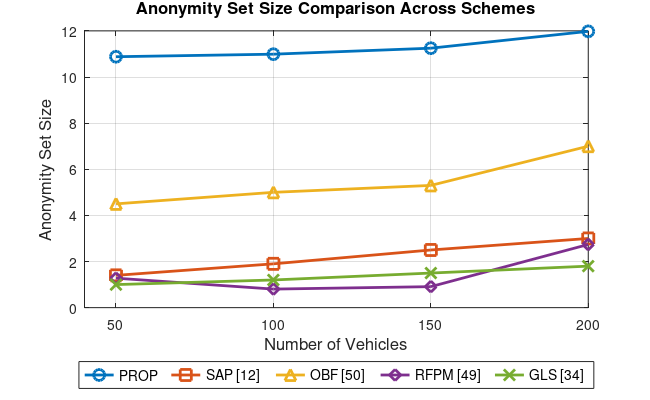

MATLAB code to generate this figure:
% Vehicle IDs
x = [50, 100, 150, 200];

% Anonymity Set Sizes for each scheme
proposed      = [10.88, 10.99, 11.25, 11.98];
safety_aware  = [1.4, 1.9, 2.5, 3.0];
obfuscation   = [4.5, 5.0, 5.3, 7.0];
rfpm          = [1.2781, 0.8047, 0.9107, 2.7396];
group_leader  = [1.0, 1.2, 1.5, 1.8];

% Create figure
figure;

% Plot each scheme with distinct markers
plot(x, proposed, '-o', 'LineWidth', 2, 'MarkerSize', 8); hold on;
plot(x, safety_aware, '-s', 'LineWidth', 2, 'MarkerSize', 8);
plot(x, obfuscation, '-^', 'LineWidth', 2, 'MarkerSize', 8);
plot(x, rfpm, '-d', 'LineWidth', 2, 'MarkerSize', 8);
plot(x, group_leader, '-x', 'LineWidth', 2, 'MarkerSize', 8);

% Labels and title
xlabel('Number of Vehicles', 'FontSize', 12);
ylabel('Anonymity Set Size', 'FontSize', 12);
title('Anonymity Set Size Comparison Across Schemes', 'FontSize', 12);

% Legend placed outside to avoid overlap
legend({'PROP', 'SAP [12]', 'OBF [50]', 'RFPM [49]', 'GLS [34]'}, ...
       'Location', 'southoutside', 'Orientation', 'horizontal', 'FontSize', 10);

% Axis ticks and limits
xticks(x);
yticks(0:2:12);
ylim([0 12]);
grid on;

% Tight layout to remove excess white space
set(gca, 'LooseInset', max(get(gca,'TightInset'), 0.02));

% Adjust layout to prevent clipping
set(gca, 'LooseInset', max(get(gca,'TightInset'), 0.02));
set(gcf, 'Units', 'inches', 'Position', [1, 1, 6.5, 4]);  % Wider figure
set(gcf, 'PaperPositionMode', 'auto');

% Export with full layout and vector quality
exportgraphics(gcf, 'Anonymity_set_size_plot.pdf', ...
    'ContentType', 'vector', 'BackgroundColor', 'none');